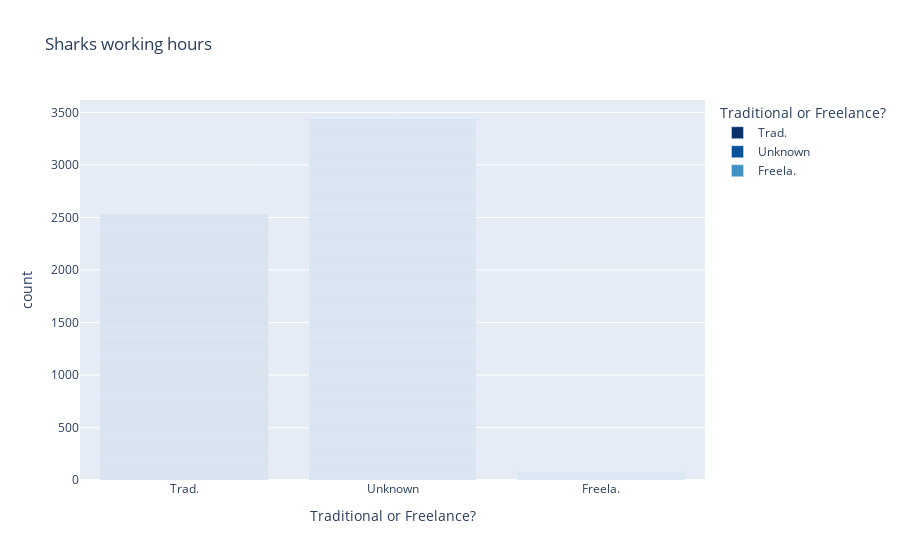

The cell this chart's notebook holds for it:
### Code cell
fig = px.bar(df_attacks_2, x="Traditional or Freelance?", color = "Traditional or Freelance?", 
             color_discrete_sequence=px.colors.sequential.Blues_r, 
             hover_name="Traditional or Freelance?", title="Sharks working hours", opacity = 0.5)
fig.show()

### Figure 1 — Plotly figure (JSON) as saved in the notebook; plotly's stock layout.template omitted (floating-point values rounded to 4 significant figures; data arrays with more than 128 entries replaced by an {"elided": "..."} marker saying what was removed)
{"data": [{"alignmentgroup": "True", "hovertemplate": "<b>%{hovertext}</b><br><br>Traditional or Freelance?=%{x}<br>count=%{y}<extra></extra>", "hovertext": {"elided": "2526 str values"}, "legendgroup": "Trad.", "marker": {"color": "rgb(8,48,107)", "opacity": 0.5, "pattern": {"shape": ""}}, "name": "Trad.", "offsetgroup": "Trad.", "orientation": "v", "showlegend": true, "textposition": "auto", "type": "bar", "x": {"elided": "2526 str values"}, "xaxis": "x", "y": {"elided": "2526 int values"}, "yaxis": "y"}, {"alignmentgroup": "True", "hovertemplate": "<b>%{hovertext}</b><br><br>Traditional or Freelance?=%{x}<br>count=%{y}<extra></extra>", "hovertext": {"elided": "3438 str values"}, "legendgroup": "Unknown", "marker": {"color": "rgb(8,81,156)", "opacity": 0.5, "pattern": {"shape": ""}}, "name": "Unknown", "offsetgroup": "Unknown", "orientation": "v", "showlegend": true, "textposition": "auto", "type": "bar", "x": {"elided": "3438 str values"}, "xaxis": "x", "y": {"elided": "3438 int values"}, "yaxis": "y"}, {"alignmentgroup": "True", "hovertemplate": "<b>%{hovertext}</b><br><br>Traditional or Freelance?=%{x}<br>count=%{y}<extra></extra>", "hovertext": ["Freela.", "Freela.", "Freela.", "Freela.", "Freela.", "Freela.", "Freela.", "Freela.", "Freela.", "Freela.", "Freela.", "Freela.", "Freela.", "Freela.", "Freela.", "Freela.", "Freela.", "Freela.", "Freela.", "Freela.", "Freela.", "Freela.", "Freela.", "Freela.", "Freela.", "Freela.", "Freela.", "Freela.", "Freela.", "Freela.", "Freela.", "Freela.", "Freela.", "Freela.", "Freela.", "Freela.", "Freela.", "Freela.", "Freela.", "Freela.", "Freela.", "Freela.", "Freela.", "Freela.", "Freela.", "Freela.", "Freela.", "Freela.", "Freela.", "Freela.", "Freela.", "Freela.", "Freela.", "Freela.", "Freela.", "Freela.", "Freela.", "Freela.", "Freela.", "Freela.", "Freela.", "Freela.", "Freela.", "Freela.", "Freela.", "Freela.", "Freela.", "Freela.", "Freela.", "Freela.", "Freela.", "Freela.", "Freela.", "Freela.", "Freela.", "Freela.", "Freela.", "Freela.", "Freela.", "Freela.", "Freela.", "Freela.", "Freela.", "Freela."], "legendgroup": "Freela.", "marker": {"color": "rgb(66,146,198)", "opacity": 0.5, "pattern": {"shape": ""}}, "name": "Freela.", "offsetgroup": "Freela.", "orientation": "v", "showlegend": true, "textposition": "auto", "type": "bar", "x": ["Freela.", "Freela.", "Freela.", "Freela.", "Freela.", "Freela.", "Freela.", "Freela.", "Freela.", "Freela.", "Freela.", "Freela.", "Freela.", "Freela.", "Freela.", "Freela.", "Freela.", "Freela.", "Freela.", "Freela.", "Freela.", "Freela.", "Freela.", "Freela.", "Freela.", "Freela.", "Freela.", "Freela.", "Freela.", "Freela.", "Freela.", "Freela.", "Freela.", "Freela.", "Freela.", "Freela.", "Freela.", "Freela.", "Freela.", "Freela.", "Freela.", "Freela.", "Freela.", "Freela.", "Freela.", "Freela.", "Freela.", "Freela.", "Freela.", "Freela.", "Freela.", "Freela.", "Freela.", "Freela.", "Freela.", "Freela.", "Freela.", "Freela.", "Freela.", "Freela.", "Freela.", "Freela.", "Freela.", "Freela.", "Freela.", "Freela.", "Freela.", "Freela.", "Freela.", "Freela.", "Freela.", "Freela.", "Freela.", "Freela.", "Freela.", "Freela.", "Freela.", "Freela.", "Freela.", "Freela.", "Freela.", "Freela.", "Freela.", "Freela."], "xaxis": "x", "y": [1, 1, 1, 1, 1, 1, 1, 1, 1, 1, 1, 1, 1, 1, 1, 1, 1, 1, 1, 1, 1, 1, 1, 1, 1, 1, 1, 1, 1, 1, 1, 1, 1, 1, 1, 1, 1, 1, 1, 1, 1, 1, 1, 1, 1, 1, 1, 1, 1, 1, 1, 1, 1, 1, 1, 1, 1, 1, 1, 1, 1, 1, 1, 1, 1, 1, 1, 1, 1, 1, 1, 1, 1, 1, 1, 1, 1, 1, 1, 1, 1, 1, 1, 1], "yaxis": "y"}], "layout": {"barmode": "relative", "legend": {"title": {"text": "Traditional or Freelance?"}, "tracegroupgap": 0}, "title": {"text": "Sharks working hours"}, "xaxis": {"anchor": "y", "categoryarray": ["Trad.", "Unknown", null, "Freela."], "categoryorder": "array", "domain": [0, 1], "title": {"text": "Traditional or Freelance?"}}, "yaxis": {"anchor": "x", "domain": [0, 1], "title": {"text": "count"}}}}
